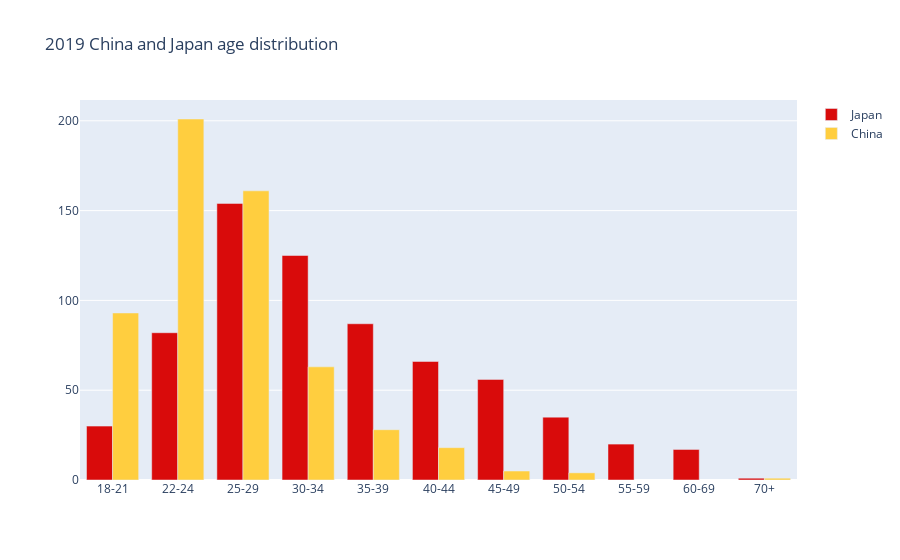
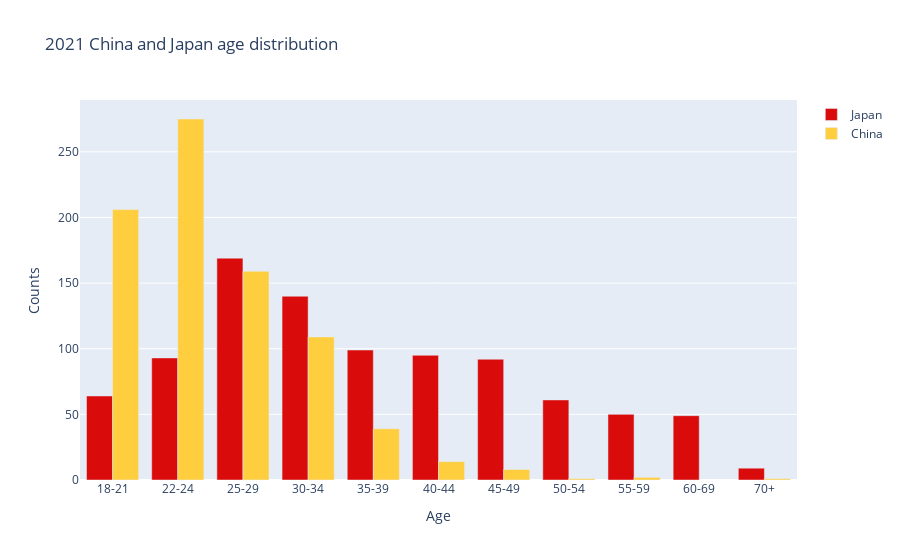

Source (notebook cell) for these figures, in order:
### Code cell
JP_age_19 =  group(df19,'Japan','Q1').sort_index()
JP_age_21 =  group(df21,'Japan','Q1').sort_index()
CN_age_19 =  group(df19,'China','Q1').sort_index()
CN_age_21 =  group(df21,'China','Q1').sort_index()


fig_age_19 = go.Figure(data=[ 
                        go_Bar('Japan', JP_age_19.index, JP_age_19.values, JP_colors[0], 0),
                        go_Bar('China', CN_age_19.index, CN_age_19.values, CN_colors[1], 1)
])

fig_age_21 = go.Figure(data=[ 
                        go_Bar('Japan', JP_age_21.index, JP_age_21.values, JP_colors[0], 0),
                        go_Bar('China', CN_age_21.index, CN_age_21.values, CN_colors[1], 1)
])

fig_age_19.update_layout(
                    barmode='group',
                    title_text='2019 China and Japan age distribution',)

fig_age_21.update_layout(
                    barmode='group',
                    title_text='2021 China and Japan age distribution',
                    xaxis_title='Age',
                    yaxis_title='Counts')
fig_age_19.show()
fig_age_21.show()

### Figure 1 — Plotly figure (JSON) as saved in the notebook; plotly's stock layout.template omitted (floating-point values rounded to 4 significant figures)
{"data": [{"marker": {"color": "#D90B0B"}, "name": "Japan", "offsetgroup": "0", "type": "bar", "x": ["18-21", "22-24", "25-29", "30-34", "35-39", "40-44", "45-49", "50-54", "55-59", "60-69", "70+"], "y": [30, 82, 154, 125, 87, 66, 56, 35, 20, 17, 1]}, {"marker": {"color": "#FFCE3F"}, "name": "China", "offsetgroup": "1", "type": "bar", "x": ["18-21", "22-24", "25-29", "30-34", "35-39", "40-44", "45-49", "50-54", "70+"], "y": [93, 201, 161, 63, 28, 18, 5, 4, 1]}], "layout": {"barmode": "group", "title": {"text": "2019 China and Japan age distribution"}}}

### Figure 2 — Plotly figure (JSON) as saved in the notebook; plotly's stock layout.template omitted (floating-point values rounded to 4 significant figures)
{"data": [{"marker": {"color": "#D90B0B"}, "name": "Japan", "offsetgroup": "0", "type": "bar", "x": ["18-21", "22-24", "25-29", "30-34", "35-39", "40-44", "45-49", "50-54", "55-59", "60-69", "70+"], "y": [64, 93, 169, 140, 99, 95, 92, 61, 50, 49, 9]}, {"marker": {"color": "#FFCE3F"}, "name": "China", "offsetgroup": "1", "type": "bar", "x": ["18-21", "22-24", "25-29", "30-34", "35-39", "40-44", "45-49", "50-54", "55-59", "70+"], "y": [206, 275, 159, 109, 39, 14, 8, 1, 2, 1]}], "layout": {"barmode": "group", "title": {"text": "2021 China and Japan age distribution"}, "xaxis": {"title": {"text": "Age"}}, "yaxis": {"title": {"text": "Counts"}}}}
